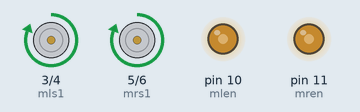
The sketch below on a simulated Arduino Uno, built with avr-gcc and run on an emulated ATmega328P. Parts: motor-driver pin pairs drawn as motors (green arrow = first pin HIGH = forward, orange = second pin HIGH = backward, longer = more drive), output pins drawn as LEDs (lit = HIGH).

Above: at 0.05 s.
At 2.0 s:
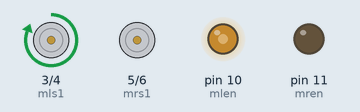
At 3.0 s:
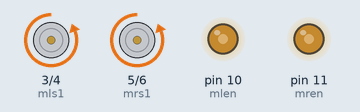
At 4.0 s:
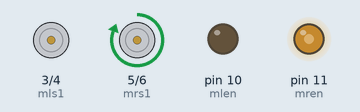
Timing chart, 0 to 5.2 s (numbered marks = the images above):
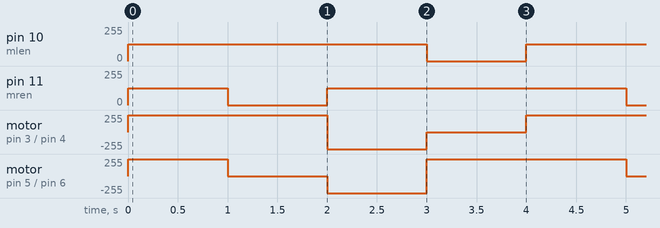

The sketch:

task_3.ino
```cpp
int mls1=3;
int mls2=4;
int mrs1=5;
int mrs2=6;
int mlen=10;
int mren=11;

void moveForward(int speedPercent)
{
  analogWrite(mlen,map(speedPercent, 0, 100, 0, 255));
  analogWrite(mren,map(speedPercent, 0, 100, 0, 255));
  //Move forward
  //MOve motor 1 Clockwise
  digitalWrite(mls1,HIGH);
  digitalWrite(mls2,LOW);
  //MOve motor 2 Clockwise
  digitalWrite(mrs1,HIGH);
  digitalWrite(mrs2,LOW);
}

void moveBackward(int speedPercent)
{
  analogWrite(mlen,map(speedPercent, 0, 100, 0, 255));
  analogWrite(mren,map(speedPercent, 0, 100, 0, 255));
  //Move Backward
  //move motor 1 anticlockwise
  digitalWrite(mls1,LOW);
  digitalWrite(mls2,HIGH);
  //move motor 2 anticlockwise
  digitalWrite(mrs1,LOW);
  digitalWrite(mrs2,HIGH);
}

void moveForwardRight(int speedPercent)
{
  analogWrite(mlen,map(speedPercent, 0, 100, 0, 255));
  analogWrite(mren,0);
  //Move Forward Right
  //move motor 1 clockwise
  digitalWrite(mls1,HIGH);
  digitalWrite(mls2,LOW);
  //Stop Motor 2
  digitalWrite(mrs1,LOW);
  digitalWrite(mrs2,LOW);
}

void moveForwardLeft(int speedPercent)
{
  analogWrite(mlen,0);
  analogWrite(mren,map(speedPercent, 0, 100, 0, 255));
  //Move Forward Left
  //Stop Motor 2
  digitalWrite(mls1,LOW);
  digitalWrite(mls2,LOW);
  //Move motor 2 clockwise
  digitalWrite(mrs1,HIGH);
  digitalWrite(mrs2,LOW);
}

void setup() {
  pinMode(mls1,OUTPUT);
  pinMode(mls2,OUTPUT);
  pinMode(mrs1,OUTPUT);
  pinMode(mrs2,OUTPUT);
  pinMode(mlen,OUTPUT);
  pinMode(mren,OUTPUT);
  Serial.begin(115200);
}

void loop() {
  moveForward(50);
  delay(1000);
  moveForwardRight(50);
  delay(1000);
  moveBackward(50);
  delay(1000);
  moveForwardLeft(50);
  delay(1000);
}
```

Measured:
- by itself, pin 10 (mlen): alternates 127/255 for 3.0 s and 0/255 for 1.0 s
- by itself, pin 11 (mren): repeats every 4.0 s: 0/255 1.0 s, 127/255 3.0 s
- by itself, motor on pin 3 (mls1) / pin 4 (mls2): repeats every 4.0 s: backward 255/255 1.0 s, stopped 1.0 s, forward 255/255 2.0 s
- by itself, motor on pin 5 (mrs1) / pin 6 (mrs2): repeats every 4.0 s: stopped 1.0 s, backward 255/255 1.0 s, forward 255/255 2.0 s
